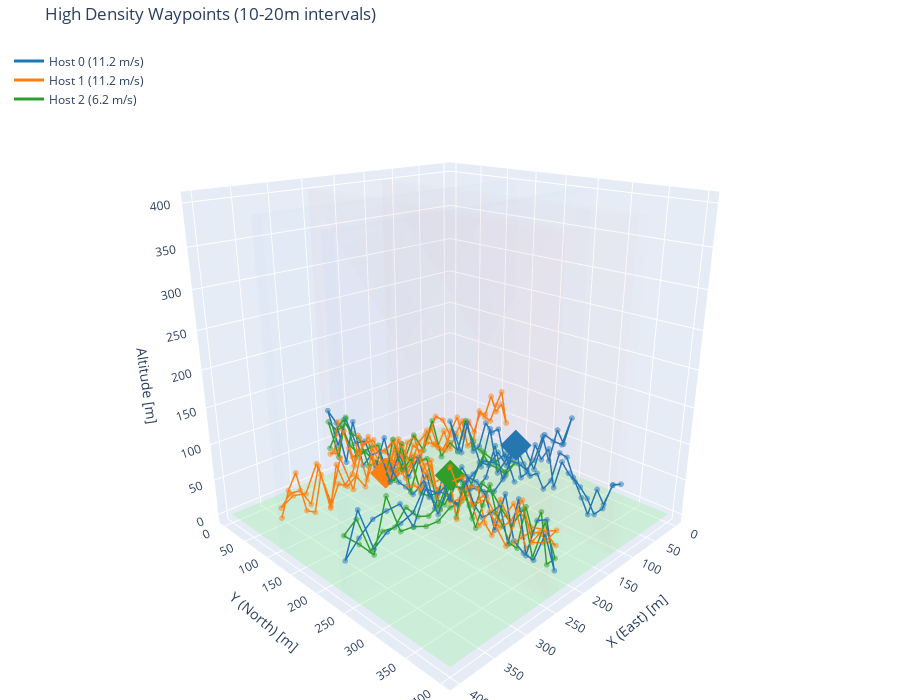

The cell this chart's notebook holds for it:
### Markdown cell above
## Example 4: High Waypoint Density

More waypoints with smaller intervals for smoother paths.

### Code cell
corridors = generate_corridors(num_ew=2, num_ns=2, width="20", spacing="120", seed=5)
trajectories = generate_trajectories(
    corridors, hosts=3, min_duration=200,
    waypoint_interval="10-20",  # Dense waypoints
    seed=5
)

print(f"High density waypoints:")
for tid, tdata in trajectories.items():
    print(f"  Host {tid}: {len(tdata['waypoints'])} waypoints")

fig = visualize_trajectories(corridors, trajectories, 
                              title="High Density Waypoints (10-20m intervals)",
                              show_waypoints=True)
fig.show()

### Figure 1 — Plotly figure (JSON) as saved in the notebook; plotly's stock layout.template omitted (floating-point values rounded to 4 significant figures; data arrays with more than 128 entries replaced by an {"elided": "..."} marker saying what was removed)
{"data": [{"color": "lightgreen", "hoverinfo": "skip", "i": [0, 0], "j": [1, 2], "k": [2, 3], "name": "Ground", "opacity": 0.3, "showlegend": false, "type": "mesh3d", "x": [0, 400, 400, 0], "y": [0, 0, 400, 400], "z": [0, 0, 0, 0]}, {"color": "rgba(100, 150, 255, 0.1)", "hoverinfo": "skip", "i": [0, 0, 4, 4, 0, 1, 0, 3, 1, 2, 4, 5], "j": [1, 2, 5, 6, 1, 5, 3, 7, 2, 6, 5, 6], "k": [2, 3, 6, 7, 4, 4, 4, 4, 5, 5, 1, 2], "name": "EW corridor", "opacity": 0.1, "showlegend": false, "type": "mesh3d", "x": [0, 400, 400, 0, 0, 400, 400, 0], "y": [110, 110, 130, 130, 110, 110, 130, 130], "z": [0, 0, 0, 0, 400, 400, 400, 400]}, {"color": "rgba(100, 150, 255, 0.1)", "hoverinfo": "skip", "i": [0, 0, 4, 4, 0, 1, 0, 3, 1, 2, 4, 5], "j": [1, 2, 5, 6, 1, 5, 3, 7, 2, 6, 5, 6], "k": [2, 3, 6, 7, 4, 4, 4, 4, 5, 5, 1, 2], "name": "EW corridor", "opacity": 0.1, "showlegend": false, "type": "mesh3d", "x": [0, 400, 400, 0, 0, 400, 400, 0], "y": [230, 230, 250, 250, 230, 230, 250, 250], "z": [0, 0, 0, 0, 400, 400, 400, 400]}, {"color": "rgba(255, 100, 100, 0.1)", "hoverinfo": "skip", "i": [0, 0, 4, 4, 0, 1, 0, 3, 1, 2, 4, 5], "j": [1, 2, 5, 6, 1, 5, 3, 7, 2, 6, 5, 6], "k": [2, 3, 6, 7, 4, 4, 4, 4, 5, 5, 1, 2], "name": "NS corridor", "opacity": 0.1, "showlegend": false, "type": "mesh3d", "x": [110, 130, 130, 110, 110, 130, 130, 110], "y": [0, 0, 400, 400, 0, 0, 400, 400], "z": [0, 0, 0, 0, 400, 400, 400, 400]}, {"color": "rgba(255, 100, 100, 0.1)", "hoverinfo": "skip", "i": [0, 0, 4, 4, 0, 1, 0, 3, 1, 2, 4, 5], "j": [1, 2, 5, 6, 1, 5, 3, 7, 2, 6, 5, 6], "k": [2, 3, 6, 7, 4, 4, 4, 4, 5, 5, 1, 2], "name": "NS corridor", "opacity": 0.1, "showlegend": false, "type": "mesh3d", "x": [230, 250, 250, 230, 230, 250, 250, 230], "y": [0, 0, 400, 400, 0, 0, 400, 400], "z": [0, 0, 0, 0, 400, 400, 400, 400]}, {"hovertemplate": "Host 0<br>x: %{x:.1f}<br>y: %{y:.1f}<br>z: %{z:.1f}<extra></extra>", "line": {"color": "#1f77b4", "width": 3}, "mode": "lines", "name": "Host 0 (11.2 m/s)", "type": "scatter3d", "x": {"elided": "156 float values"}, "y": {"elided": "156 float values"}, "z": {"elided": "156 float values"}}, {"hoverinfo": "skip", "marker": {"color": "#1f77b4", "opacity": 0.5, "size": 2}, "mode": "markers", "showlegend": false, "type": "scatter3d", "x": {"elided": "156 float values"}, "y": {"elided": "156 float values"}, "z": {"elided": "156 float values"}}, {"hovertemplate": "Host 0 START<br>x: %{x:.1f}<br>y: %{y:.1f}<br>z: %{z:.1f}<extra></extra>", "marker": {"color": "#1f77b4", "size": 8, "symbol": "diamond"}, "mode": "markers", "name": "Host 0 start", "showlegend": false, "type": "scatter3d", "x": [120], "y": [240], "z": [85.66]}, {"hovertemplate": "Host 1<br>x: %{x:.1f}<br>y: %{y:.1f}<br>z: %{z:.1f}<extra></extra>", "line": {"color": "#ff7f0e", "width": 3}, "mode": "lines", "name": "Host 1 (11.2 m/s)", "type": "scatter3d", "x": {"elided": "182 float values"}, "y": {"elided": "182 float values"}, "z": {"elided": "182 float values"}}, {"hoverinfo": "skip", "marker": {"color": "#ff7f0e", "opacity": 0.5, "size": 2}, "mode": "markers", "showlegend": false, "type": "scatter3d", "x": {"elided": "182 float values"}, "y": {"elided": "182 float values"}, "z": {"elided": "182 float values"}}, {"hovertemplate": "Host 1 START<br>x: %{x:.1f}<br>y: %{y:.1f}<br>z: %{z:.1f}<extra></extra>", "marker": {"color": "#ff7f0e", "size": 8, "symbol": "diamond"}, "mode": "markers", "name": "Host 1 start", "showlegend": false, "type": "scatter3d", "x": [240], "y": [120], "z": [45.33]}, {"hovertemplate": "Host 2<br>x: %{x:.1f}<br>y: %{y:.1f}<br>z: %{z:.1f}<extra></extra>", "line": {"color": "#2ca02c", "width": 3}, "mode": "lines", "name": "Host 2 (6.2 m/s)", "type": "scatter3d", "x": [240, 257.8, 275.6, 293.3, 311.1, 328.9, 346.7, 364.4, 382.2, 400, 380, 360, 340, 320, 300, 280, 260, 240, 220, 200, 180, 160, 140, 120, 120, 120, 120, 120, 120, 120, 120, 120, 137.1, 154.3, 171.4, 188.6, 205.7, 222.9, 240, 240, 240, 240, 240, 240, 240, 240, 240, 240, 240, 240, 240, 240, 240, 240, 240, 240, 240, 240, 240, 240, 240, 240, 240, 240, 240, 240, 240, 240, 240, 240, 240, 240, 240, 240, 240, 240, 240, 240, 240, 240, 240, 240, 240, 240, 240, 240, 240, 240, 240, 240, 240, 240, 240, 240, 240, 240, 240, 240, 240, 240], "y": [240, 240, 240, 240, 240, 240, 240, 240, 240, 240, 240, 240, 240, 240, 240, 240, 240, 240, 240, 240, 240, 240, 240, 240, 225, 210, 195, 180, 165, 150, 135, 120, 120, 120, 120, 120, 120, 120, 120, 100, 80, 60, 40, 20, 0, 17.14, 34.29, 51.43, 68.57, 85.71, 102.9, 120, 137.1, 154.3, 171.4, 188.6, 205.7, 222.9, 240, 250.7, 261.3, 272, 282.7, 293.3, 304, 314.7, 325.3, 336, 346.7, 357.3, 368, 378.7, 389.3, 400, 384.6, 369.2, 353.8, 338.5, 323.1, 307.7, 292.3, 276.9, 261.5, 246.2, 230.8, 215.4, 200, 184.6, 169.2, 153.8, 138.5, 123.1, 107.7, 92.31, 76.92, 61.54, 46.15, 30.77, 15.38, 0], "z": [87.44, 54.8, 46.45, 53.33, 72.96, 54.41, 57.0, 39.55, 88.18, 75.35, 55.36, 32.54, 99.51, 45.04, 42.64, 34.43, 32.6, 43.04, 43.69, 64.3, 95.6, 76.29, 54.4, 59.89, 36.98, 40.83, 41.13, 56.22, 57.0, 91.62, 40.65, 47.78, 32.32, 92.75, 54.1, 82.64, 52.12, 34.12, 31.52, 52.7, 61.77, 46.8, 99.55, 32.35, 80.04, 73.23, 93.82, 79.47, 77.64, 42.91, 55.3, 34.68, 99.55, 62.76, 84.31, 42.3, 44.61, 33.07, 72.61, 34.26, 84.55, 58.71, 33.15, 68.39, 99.27, 66.33, 54.5, 36.57, 34.99, 92.92, 64.38, 95.5, 33.76, 47.04, 84.71, 33.35, 88.34, 61.21, 74.83, 91.26, 96.51, 43.61, 78.7, 74.84, 43.16, 46.36, 94.89, 85.36, 36.08, 98.96, 41.34, 35.28, 81.11, 73.75, 60.88, 55.03, 59.62, 83.77, 66.56, 39.29]}, {"hoverinfo": "skip", "marker": {"color": "#2ca02c", "opacity": 0.5, "size": 2}, "mode": "markers", "showlegend": false, "type": "scatter3d", "x": [240, 257.8, 275.6, 293.3, 311.1, 328.9, 346.7, 364.4, 382.2, 400, 380, 360, 340, 320, 300, 280, 260, 240, 220, 200, 180, 160, 140, 120, 120, 120, 120, 120, 120, 120, 120, 120, 137.1, 154.3, 171.4, 188.6, 205.7, 222.9, 240, 240, 240, 240, 240, 240, 240, 240, 240, 240, 240, 240, 240, 240, 240, 240, 240, 240, 240, 240, 240, 240, 240, 240, 240, 240, 240, 240, 240, 240, 240, 240, 240, 240, 240, 240, 240, 240, 240, 240, 240, 240, 240, 240, 240, 240, 240, 240, 240, 240, 240, 240, 240, 240, 240, 240, 240, 240, 240, 240, 240, 240], "y": [240, 240, 240, 240, 240, 240, 240, 240, 240, 240, 240, 240, 240, 240, 240, 240, 240, 240, 240, 240, 240, 240, 240, 240, 225, 210, 195, 180, 165, 150, 135, 120, 120, 120, 120, 120, 120, 120, 120, 100, 80, 60, 40, 20, 0, 17.14, 34.29, 51.43, 68.57, 85.71, 102.9, 120, 137.1, 154.3, 171.4, 188.6, 205.7, 222.9, 240, 250.7, 261.3, 272, 282.7, 293.3, 304, 314.7, 325.3, 336, 346.7, 357.3, 368, 378.7, 389.3, 400, 384.6, 369.2, 353.8, 338.5, 323.1, 307.7, 292.3, 276.9, 261.5, 246.2, 230.8, 215.4, 200, 184.6, 169.2, 153.8, 138.5, 123.1, 107.7, 92.31, 76.92, 61.54, 46.15, 30.77, 15.38, 0], "z": [87.44, 54.8, 46.45, 53.33, 72.96, 54.41, 57.0, 39.55, 88.18, 75.35, 55.36, 32.54, 99.51, 45.04, 42.64, 34.43, 32.6, 43.04, 43.69, 64.3, 95.6, 76.29, 54.4, 59.89, 36.98, 40.83, 41.13, 56.22, 57.0, 91.62, 40.65, 47.78, 32.32, 92.75, 54.1, 82.64, 52.12, 34.12, 31.52, 52.7, 61.77, 46.8, 99.55, 32.35, 80.04, 73.23, 93.82, 79.47, 77.64, 42.91, 55.3, 34.68, 99.55, 62.76, 84.31, 42.3, 44.61, 33.07, 72.61, 34.26, 84.55, 58.71, 33.15, 68.39, 99.27, 66.33, 54.5, 36.57, 34.99, 92.92, 64.38, 95.5, 33.76, 47.04, 84.71, 33.35, 88.34, 61.21, 74.83, 91.26, 96.51, 43.61, 78.7, 74.84, 43.16, 46.36, 94.89, 85.36, 36.08, 98.96, 41.34, 35.28, 81.11, 73.75, 60.88, 55.03, 59.62, 83.77, 66.56, 39.29]}, {"hovertemplate": "Host 2 START<br>x: %{x:.1f}<br>y: %{y:.1f}<br>z: %{z:.1f}<extra></extra>", "marker": {"color": "#2ca02c", "size": 8, "symbol": "diamond"}, "mode": "markers", "name": "Host 2 start", "showlegend": false, "type": "scatter3d", "x": [240], "y": [240], "z": [87.44]}], "layout": {"height": 700, "legend": {"x": 0.01, "xanchor": "left", "y": 0.99, "yanchor": "top"}, "margin": {"b": 0, "l": 0, "r": 0, "t": 40}, "scene": {"aspectmode": "data", "camera": {"eye": {"x": 1.5, "y": 1.5, "z": 0.8}}, "xaxis": {"title": {"text": "X (East) [m]"}}, "yaxis": {"title": {"text": "Y (North) [m]"}}, "zaxis": {"title": {"text": "Altitude [m]"}}}, "title": {"text": "High Density Waypoints (10-20m intervals)"}}}
